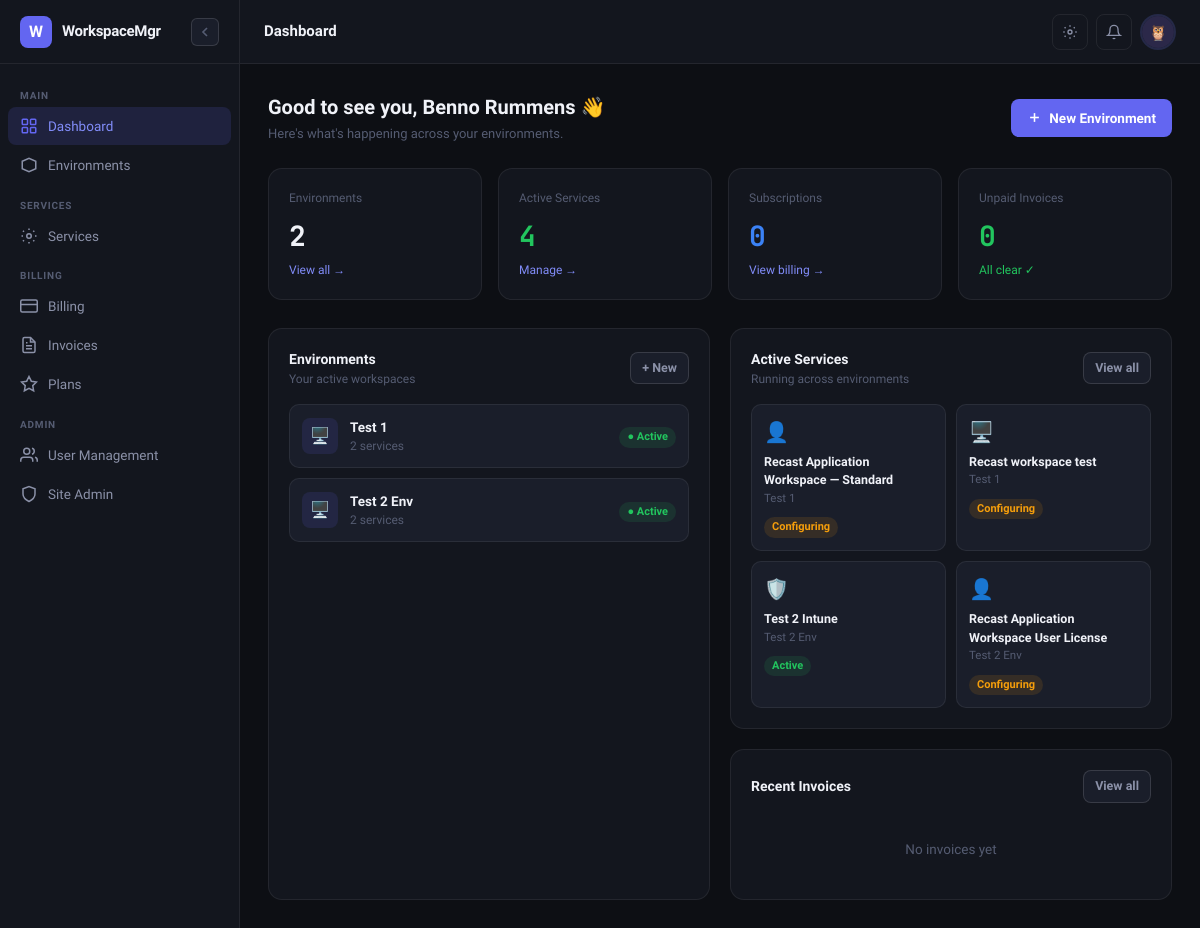
Page /dashboard/ (signed in) on the earlier database version.
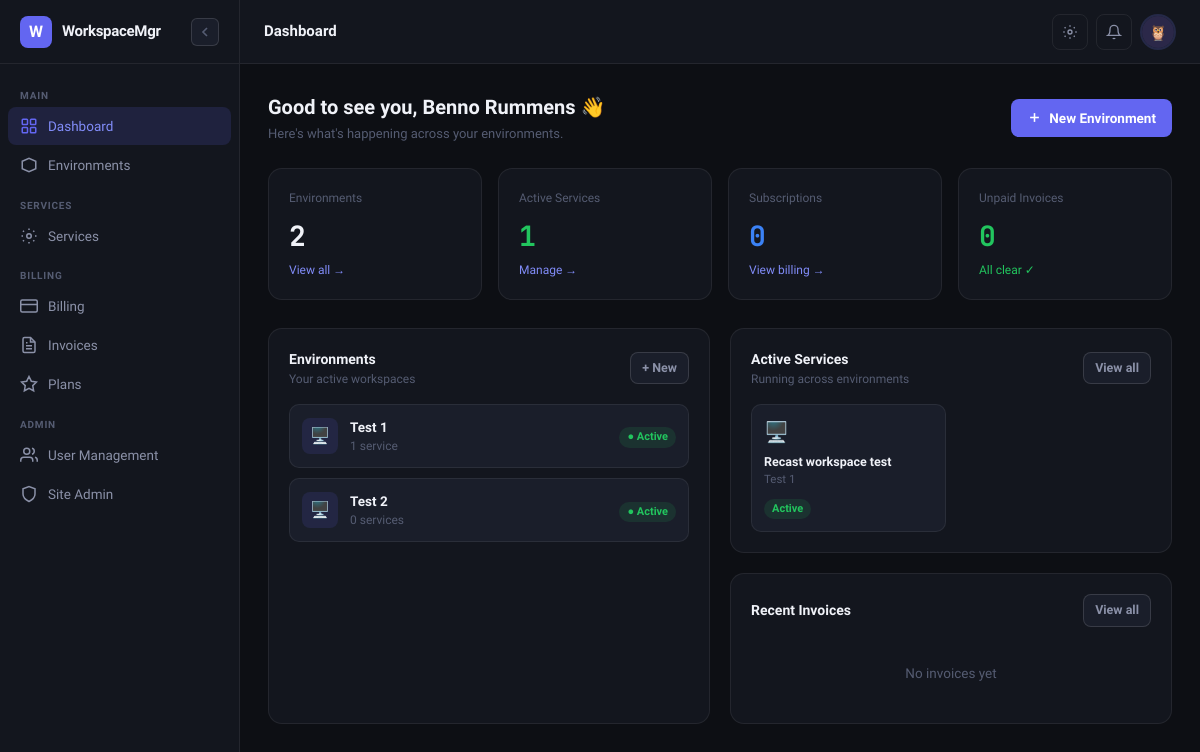
Same page on the later database version.
### apps/environments/models.py (models this page shows, shortened)
class Environment(models.Model):
    STATUS_CHOICES = [
        ('active', 'Active'),
        ('inactive', 'Inactive'),
        ('provisioning', 'Provisioning'),
    ]
    owner = models.ForeignKey(
        settings.AUTH_USER_MODEL,
        on_delete=models.CASCADE,
        related_name='environments',
    )
    name = models.CharField(max_length=200)
    description = models.TextField(blank=True)
    slug = models.SlugField(unique=True)
    status = models.CharField(max_length=20, choices=STATUS_CHOICES, default='active')
    azure_tenant_id = models.CharField(max_length=100, blank=True)
    created_at = models.DateTimeField(auto_now_add=True)
    updated_at = models.DateTimeField(auto_now=True)
    class Meta:
        ordering = ['-created_at']

### apps/services/models.py (models this page shows, shortened)
class Service(models.Model):
    STATUS_CHOICES = [
        ('active', 'Active'),
        ('inactive', 'Inactive'),
        ('configuring', 'Configuring'),
        ('error', 'Error'),
    ]
    environment = models.ForeignKey(Environment, on_delete=models.CASCADE, related_name='services')
    service_type = models.CharField(max_length=30, choices=SERVICE_TYPE_CHOICES)
    name = models.CharField(
        max_length=200,
        blank=True,
        help_text='Optional display name. Defaults to the service type name if left blank.'
    )
    status = models.CharField(max_length=20, choices=STATUS_CHOICES, default='configuring')
    enabled = models.BooleanField(default=False)
    is_connected = models.BooleanField(default=False)
    created_at = models.DateTimeField(auto_now_add=True)
    updated_at = models.DateTimeField(auto_now=True)
    class Meta:
        ordering = ['environment', 'service_type', 'name']
    @property
    def display_name(self):
        return self.name if self.name else self.get_service_type_display()
    @property
    def icon(self):
        icons = {
            'recast_workspace': '🖥️',
            'recast_user_license': '👤',
            'windows_365': '☁️',
            'intune': '🛡️',
        }
        return icons.get(self.service_type, '⚙️')

### apps/core/views.py (the view)
# urls.py: path('dashboard/', views.dashboard, name='dashboard'),
@login_required
def dashboard(request):
    environments = Environment.objects.filter(owner=request.user)
    services = Service.objects.filter(environment__owner=request.user, enabled=True)
    recent_invoices = Invoice.objects.filter(user=request.user)[:5]
    active_subscriptions = Subscription.objects.filter(user=request.user, status__in=['active', 'trialing'])
    stats = {
        'environments': environments.count(),
        'services': services.count(),
        'subscriptions': active_subscriptions.count(),
        'invoices_unpaid': Invoice.objects.filter(user=request.user, status='open').count(),
    }
    return render(request, 'core/dashboard.html', {
        'environments': environments[:5],
        'services': services[:6],
        'recent_invoices': recent_invoices,
        'stats': stats,
    })

### apps/accounts/models.py (called while the page is built)
    @property
    def display_name(self):
        return self.get_full_name() or self.email.split('@')[0]

    @property
    def is_superadmin(self):
        return self.role == 'superadmin' or self.is_superuser

    @property
    def is_env_admin(self):
        return self.role in ('superadmin', 'env_admin') or self.is_superuser

    @property
    def avatar_url(self):
        return f'/static/img/avatars/{self.avatar}.svg'

### apps/core/context_processors.py (called while the page is built)
def sidebar_context(request):
    if request.user.is_authenticated:
        environments = Environment.objects.filter(owner=request.user)[:10]
        return {'sidebar_environments': environments}
    return {}

### templates/core/dashboard.html (shortened to what the changed rows need)
{% extends "base.html" %}
{% block content %}
<div style="display:grid;grid-template-columns:repeat(4,1fr);gap:16px;margin-bottom:28px;">
  <div class="stat-card">
    <div class="stat-label">Active Services</div>
    <div class="stat-value" style="color:var(--success);">{{ stats.services }}</div>
    <div class="stat-change">
      <a href="{% url 'services:list' %}" style="color:var(--accent-light);font-size:12px;">Manage →</a>
    </div>
  </div>
</div>
<div style="display:grid;grid-template-columns:1fr 1fr;gap:20px;">
  <div class="card">
    {% if environments %}
    <div style="display:flex;flex-direction:column;gap:10px;">
      {% for env in environments %}
      <a href="{% url 'environments:detail' env.pk %}" style="text-decoration:none;">
        <div style="display:flex;align-items:center;justify-content:space-between;padding:12px;border-radius:10px;border:1px solid var(--border);background:var(--bg-raised);transition:all 0.15s;" onmouseover="this.style.borderColor='rgba(99,102,241,0.3)'" onmouseout="this.style.borderColor='var(--border)'">
          <div style="display:flex;align-items:center;gap:12px;">
            <div style="width:36px;height:36px;border-radius:8px;background:rgba(99,102,241,0.12);display:flex;align-items:center;justify-content:center;font-size:16px;">🖥️</div>
            <div>
              <div style="font-size:13.5px;font-weight:600;color:var(--text-primary);">{{ env.name }}</div>
              <div style="font-size:12px;color:var(--text-muted);">{{ env.services.count }} service{{ env.services.count|pluralize }}</div>
            </div>
          </div>
          <div>
            {% if env.status == 'active' %}
            <span class="badge badge-green">● Active</span>
            {% elif env.status == 'inactive' %}
            <span class="badge badge-gray">Inactive</span>
            {% else %}
            <span class="badge badge-yellow">Provisioning</span>
            {% endif %}
          </div>
        </div>
      </a>
      {% endfor %}
    </div>
    {% endif %}
  </div>
  <div style="display:flex;flex-direction:column;gap:20px;">
    <div class="card">
      {% if services %}
      <div style="display:grid;grid-template-columns:1fr 1fr;gap:10px;">
        {% for service in services %}
        <div style="padding:12px;border-radius:10px;border:1px solid var(--border);background:var(--bg-raised);">
          <div style="font-size:20px;margin-bottom:6px;">{{ service.icon }}</div>
          <div style="font-size:12.5px;font-weight:600;color:var(--text-primary);">{{ service.display_name }}</div>
          <div style="font-size:11.5px;color:var(--text-muted);">{{ service.environment.name }}</div>
          <div style="margin-top:6px;">
            <span class="badge {% if service.status == 'active' %}badge-green{% elif service.status == 'error' %}badge-red{% else %}badge-yellow{% endif %}">
              {{ service.get_status_display }}
            </span>
          </div>
        </div>
        {% endfor %}
      </div>
      {% else %}
      <div style="text-align:center;padding:20px 0;color:var(--text-muted);font-size:13.5px;">
        No services enabled yet
      </div>
      {% endif %}
    </div>
  </div>
</div>
{% endblock %}

Differences in the rows shown:
removed Service: icon "👤", display_name "Recast Application Workspace — Standard", environment.name "Test 1", status "Configuring"
removed Service: icon "🖥️", display_name "Recast workspace test", environment.name "Test 1", status "Configuring"
removed Service: icon "🛡️", display_name "Test 2 Intune", environment.name "Test 2 Env", status "Active"
removed Service: icon "👤", display_name "Recast Application Workspace User License", environment.name "Test 2 Env", status "Configuring"
computed for Environment "Test 1": services.count "2" → "1"
changed Environment: name "Test 2 Env" → "Test 2"; services.count "2" → "0"
added Service: icon "🖥️", display_name "Recast workspace test", environment.name "Test 1", status "Active"
Other differences:
{{ stats.services }}: "4" → "1"
